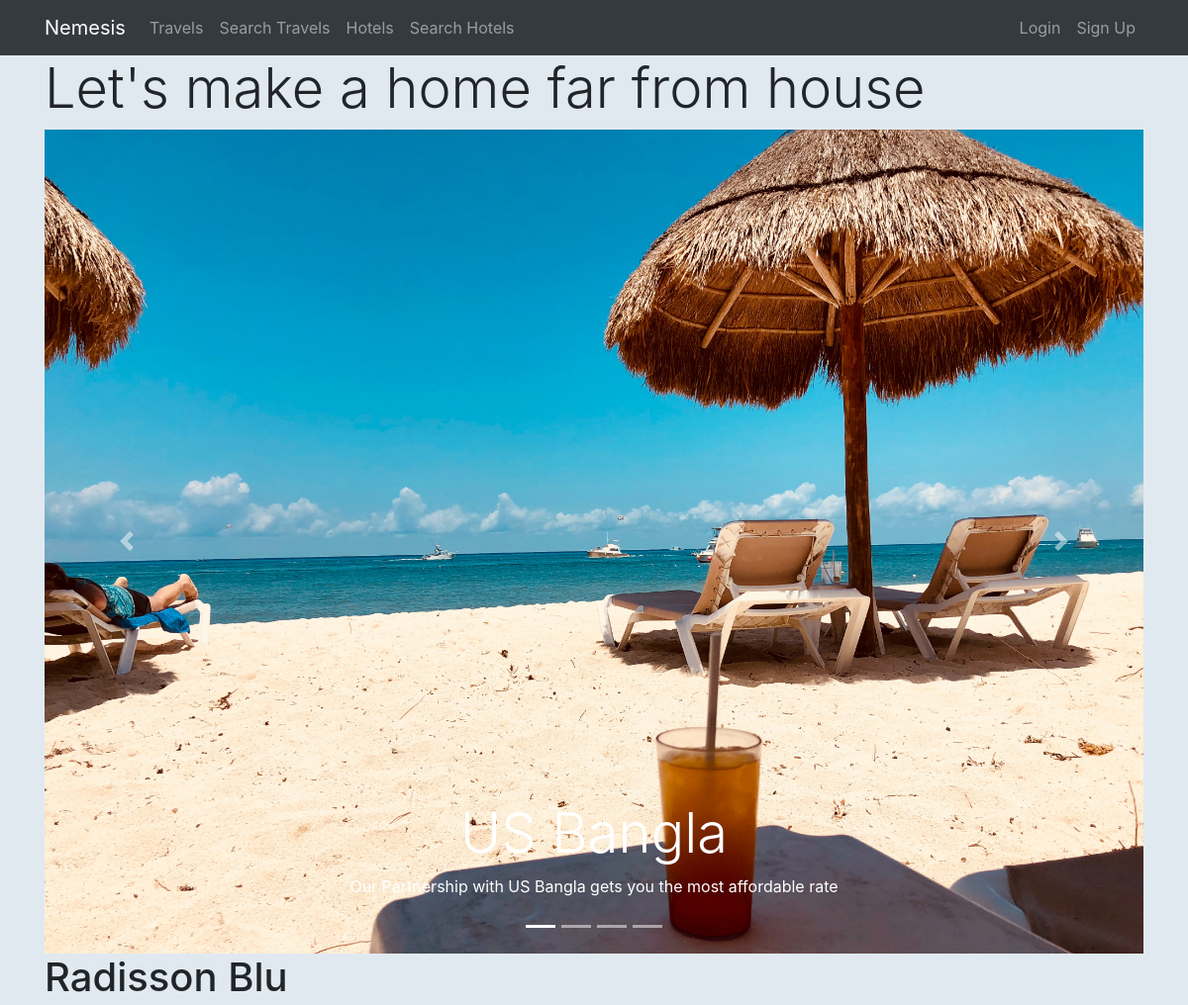
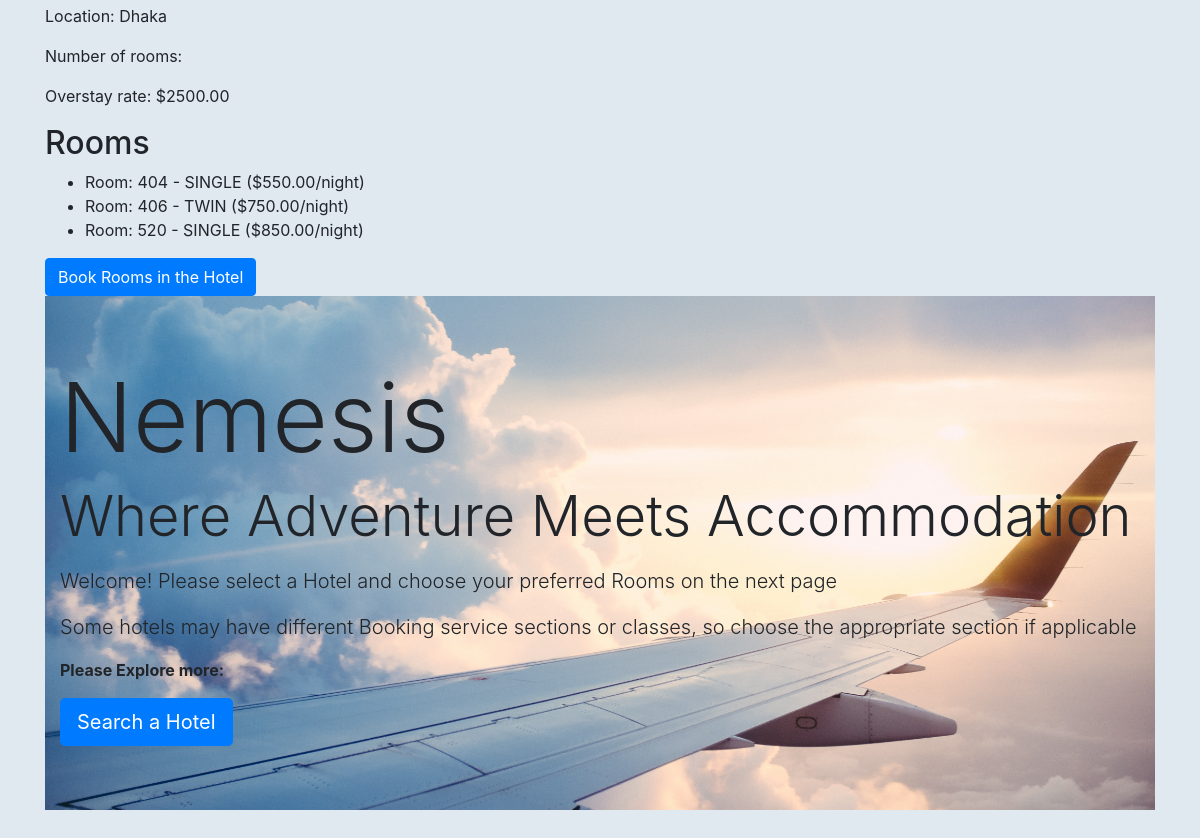
The app's page /hotels/4d51b48e-03d3-408f-bc32-c7e7ca110f5e/ with its own data (2 pictures, top to bottom).
### hotels/models.py (models this page shows, shortened)
class Hotel(models.Model):
    hotel_id = models.UUIDField(
        default=uuid.uuid4, unique=True, primary_key=True, editable=False
    )
    HOTEL_TYPES = [
        ("budget", "Budget"),
        ("mid-range", "Mid-Range"),
        ("luxury", "Luxury"),
        ("resort", "Resort"),
    ]
    DHAKA = "Dhaka"
    CHITTAGONG = "Chittagong"
    SYLHET = "Sylhet"
    KHULNA = "Khulna"
    BARISAL = "Barisal"
    CITY_CHOICES = [
        (DHAKA, "Dhaka"),
        (CHITTAGONG, "Chittagong"),
        (SYLHET, "Sylhet"),
        (KHULNA, "Khulna"),
        (BARISAL, "Barisal"),
    ]
    hotel_type = models.CharField(max_length=50, choices=HOTEL_TYPES, default="budget")
    hotel_name = models.CharField(max_length=100)
    location = models.CharField(max_length=100, choices=CITY_CHOICES)
    overstay_rate = models.DecimalField(max_digits=10, decimal_places=2)

class Room(models.Model):
    room_id = models.UUIDField(
        default=uuid.uuid4, unique=True, primary_key=True, editable=False
    )
    ROOM_TYPES = [
        ("SINGLE", "Single"),
        ("DOUBLE", "Double"),
        ("TWIN", "Twin"),
        ("FAMILY", "Family"),
    ]
    room_number = models.CharField(max_length=10)
    hotel = models.ForeignKey(
        Hotel, on_delete=models.CASCADE, related_name="rooms_hotel"
    )
    room_type = models.CharField(max_length=50, choices=ROOM_TYPES)
    price = models.DecimalField(max_digits=10, decimal_places=2)
    max_capacity = models.PositiveIntegerField()

### hotels/views.py (the view)
# urls.py: path("hotels/<str:hotel_id>/", views.hotel_detail, name="hotel_detail"),
def hotel_detail(request, hotel_id):
    hotel = get_object_or_404(Hotel, pk=hotel_id)
    rooms = Room.objects.filter(hotel=hotel)
    return render(request, "hotels/hotel_detail.html", {"hotel": hotel, "rooms": rooms})

### templates/hotels/hotel_detail.html (shortened to what this page needs)
{% extends 'base.html' %} {% block content %} {% load static %}
<div class="container d-flex justify-content-center align-items-center">
  <section id="showcase">
    <h2 class="display-4">Let's make a home far from house</h2>
    <div id="carousel" class="carousel slide" data-ride="carousel">
      <ol class="carousel-indicators">
        <li data-target="#carousel" data-slide-to="0" class="active"></li>
        <li data-target="#carousel" data-slide-to="1"></li>
        <li data-target="#carousel" data-slide-to="2"></li>
        <li data-target="#carousel" data-slide-to="3"></li>
      </ol>
      <div class="carousel-inner" role="listbox" style="text-align: center">
        <div class="carousel-item active">
          <img
            src="{% static 'images/010.jpg'%}"
            alt="Slide #1"
            class="d-block img-fluid"
          />
          <div class="carousel-caption">
            <h3 class="display-4">US Bangla</h3>
            <p>
              Our Partnership with US Bangla gets you the most affordable rate
            </p>
          </div>
        </div>
      </div>
      <a
        href="#carousel"
        class="carousel-control-prev"
        role="button"
        data-slide="prev"
      >
        <span class="carousel-control-prev-icon" aria-hidden="true"></span>
      </a>
      <a
        href="#carousel"
        class="carousel-control-next"
        role="button"
        data-slide="next"
      >
        <span class="carousel-control-next-icon" aria-hidden="true"></span>
      </a>
    </div>
  </section>
</div>
<div class="container">
  <h1>{{ hotel.hotel_name }}</h1>
  <p>Location: {{ hotel.location }}</p>
  <p>Number of rooms: {{ hotel.num_rooms }}</p>
  <p>Overstay rate: ${{ hotel.overstay_rate }}</p>
  <h2>Rooms</h2>
  {% if rooms %}
    <ul>
      {% for room in rooms %}
        <li>
            Room: {{ room.room_number }} - {{ room.room_type }} (${{ room.price }}/night)
        </li>
      {% endfor %}
    </ul>
  {% else %}
    <p>No rooms available.</p>
  {% endif %}
  <a href="{% url 'hotels:book_room' hotel_id=hotel.hotel_id %}" class="btn btn-primary">Book Rooms in the Hotel</a>
</div>
  <div class="container">
    <section
      class="jumbotron jumbotron-fluid"
      style="
        background-image: url('{% static 'images/011.jpg' %}');
        background-size: cover;
        background-position: center;
      "
    >
      <div class="container">
        <h1 class="display-1">Nemesis</h1>
        <p class="display-4">Where Adventure Meets Accommodation</p>
        <p class="lead">
          Welcome! Please select a Hotel and choose your preferred Rooms on the
          next page
        </p>
        <p class="lead">
          Some hotels may have different Booking service sections or classes, so choose
          the appropriate section if applicable
        </p>
        <p><strong>Please Explore more:</strong></p>
        <a href="{% url 'hotels:search_hotel' %}" class="btn btn-lg btn-primary"
          >Search a Hotel</a
        >
      </div>
    </section>
    </div>
  {% endblock %}

### templates/base.html (shortened to what this page needs)
<!DOCTYPE html>
{% load static %}
<html lang="en">
  <head>
    <link
      rel="stylesheet"
      href="https://stackpath.bootstrapcdn.com/bootstrap/4.3.1/css/bootstrap.min.css"
    />
  </head>
  <body>
    <nav class="navbar navbar-expand-lg navbar-dark bg-dark">
      <div class="container">
        <a class="navbar-brand" href="{% url 'tickets:home' %}">Nemesis</a>
        <div class="collapse navbar-collapse" id="navbarNav">
          <ul class="navbar-nav mr-auto">
            <li class="nav-item">
              <a class="nav-link" href="{% url 'tickets:travel' %}">Travels</a>
            </li>
            <li class="nav-item">
              <a class="nav-link" href="{% url 'tickets:search_travels' %}">Search Travels</a>
            </li>
            <li class="nav-item">
              <a class="nav-link" href="{% url 'hotels:home' %}">Hotels</a>
            </li>
            <li class="nav-item">
              <a class="nav-link" href="{% url 'hotels:search_hotel' %}">Search Hotels</a>
            </li>
          </ul>
          <ul class="navbar-nav">
            {% if user.is_authenticated %}
              <li class="nav-item">
                <a class="nav-link" href="{% url 'users:user-profile' %}">{{ user.username }}</a>
              </li>
              <li class="nav-item">
                <a class="nav-link" href="{% url 'users:logout' %}">Sign Out</a>
              </li>
            {% else %}
              <li class="nav-item">
                <a class="nav-link" href="{% url 'users:login' %}">Login</a>
              </li>
              <li class="nav-item">
                <a class="nav-link" href="{% url 'users:register' %}">Sign Up</a>
              </li>
            {% endif %}
          </ul>
        </div>
      </div>
    </nav>
  {% block content %}{% endblock %}
  </body>
</html>

### templates/base.html (style rules this page uses)
body { background: #E0E9F0; }

### records on screen
Hotel: hotel_name "Radisson Blu", location "Dhaka", overstay_rate "2500.00"
Room: room_number "404", room_type "SINGLE", price "550.00"
Room: room_number "406", room_type "TWIN", price "750.00"
Room: room_number "520", room_type "SINGLE", price "850.00"
